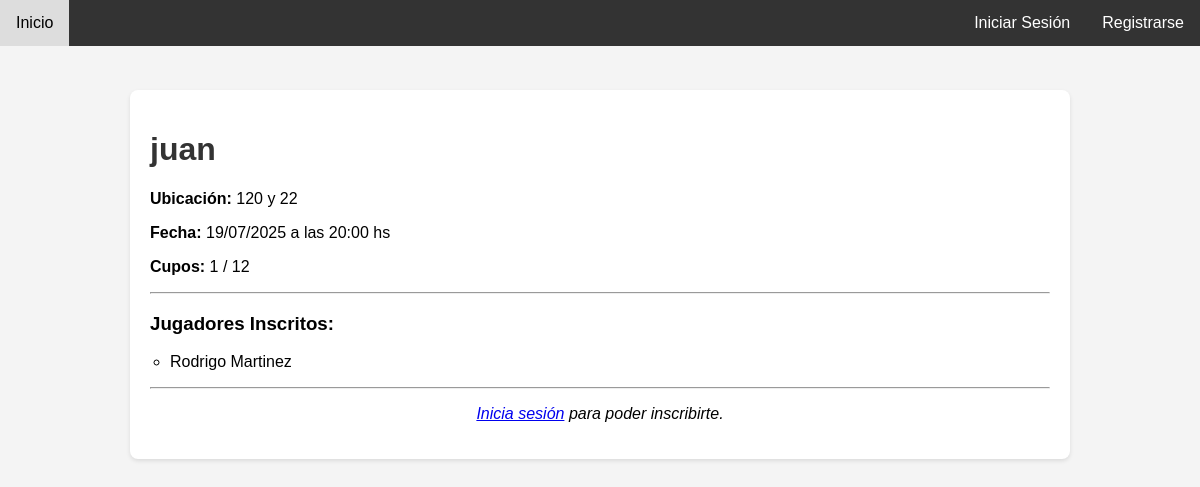
/partido/2, run on the app's committed database.
### models.py (models this page shows, shortened)
class Partido(db.Model):
    id = db.Column(db.Integer, primary_key=True)
    nombre_cancha = db.Column(db.String(120), nullable=False)
    ubicacion = db.Column(db.String(200), nullable=False)
    fecha = db.Column(db.DateTime, nullable=False, default=datetime.utcnow)
    jugadores_necesarios = db.Column(db.Integer, nullable=False)
    jugadores_inscritos = db.relationship('Jugador', secondary=inscripciones,
                                          lazy='subquery', backref=db.backref('partidos_inscritos', lazy=True))

class Jugador(db.Model, UserMixin):
    id = db.Column(db.Integer, primary_key=True)
    nombre = db.Column(db.String(80), nullable=False)
    apellido = db.Column(db.String(80), nullable=False)
    email = db.Column(db.String(120), unique=True, nullable=False)
    password_hash = db.Column(db.String(256))
    puntaje_global = db.Column(db.Float, default=0.0)
    puntaje_ataque = db.Column(db.Float, default=0.0)
    puntaje_defensa = db.Column(db.Float, default=0.0)
    puntaje_fisico = db.Column(db.Float, default=0.0)
    puntaje_pases = db.Column(db.Float, default=0.0)
    puntaje_vision = db.Column(db.Float, default=0.0)
    partidos_jugados = db.Column(db.Integer, default=0)

### app.py (the view)
@app.route('/partido/<int:partido_id>')
def detalle_partido(partido_id):
    partido = Partido.query.get_or_404(partido_id)
    todos_los_jugadores = Jugador.query.all()
    return render_template('detalle_partido.html', partido=partido, todos_los_jugadores=todos_los_jugadores)

### Templates/detalle_partido.html (shortened to what this page needs)
{% extends "base.html" %}
{% block content %}
    <h1>{{ partido.nombre_cancha }}</h1>
    <p><strong>Ubicación:</strong> {{ partido.ubicacion }}</p>
    <p><strong>Fecha:</strong> {{ partido.fecha.strftime('%d/%m/%Y a las %H:%M') }} hs</p>
    <p><strong>Cupos:</strong> {{ partido.jugadores_inscritos|length }} / {{ partido.jugadores_necesarios }}</p>
    <hr>
    <h3>Jugadores Inscritos:</h3>
    <ul style="list-style-type: circle; padding-left: 20px;">
        {% for jugador in partido.jugadores_inscritos %}
            <li>{{ jugador.nombre }} {{ jugador.apellido }}</li>
        {% else %}
            <li>Nadie se ha inscrito todavía.</li>
        {% endfor %}
    </ul>
    <hr>
    {% if current_user.is_authenticated %}
        {% if current_user in partido.jugadores_inscritos %}
            <p style="text-align: center; font-style: italic;">Ya estás inscrito en este partido.</p>
            <div style="text-align: center; margin: 20px 0;">
                <a href="{{ url_for('calificar_partido', partido_id=partido.id) }}" style="background-color: #ffc107; color: black; padding: 10px 20px; text-decoration: none; border-radius: 5px; margin-left: 10px;">
                    Calificar Jugadores
                </a>
            </div>
        {% elif partido.jugadores_inscritos|length < partido.jugadores_necesarios %}
            <h3 style="text-align: center;">Inscribirse al partido</h3>
            <form action="{{ url_for('inscribir_jugador', partido_id=partido.id) }}" method="POST" style="text-align: center;">
                <input type="submit" value="¡Inscribirme ahora!" style="display: inline-block; width: auto;">
            </form>
        {% else %}
            <h3 style="text-align: center;">¡Partido completo!</h3>
        {% endif %}
    {% else %}
        <p style="text-align: center; font-style: italic;"><a href="{{ url_for('login') }}">Inicia sesión</a> para poder inscribirte.</p>
    {% endif %}
{% endblock %}

### Templates/base.html (style rules this page uses)
body { font-family: Arial, sans-serif; margin: 0; padding-top: 70px; background-color: #f4f4f4; }
h1, h2 { color: #333; }

### data on the page
Partido: nombre_cancha "juan", ubicacion "120 y 22", fecha "19/07/2025 a las 20:00", jugadores_necesarios "12"
Jugador: nombre "Rodrigo", apellido "Martinez"

### other printed values
{{ partido.jugadores_inscritos|length }} "1"
